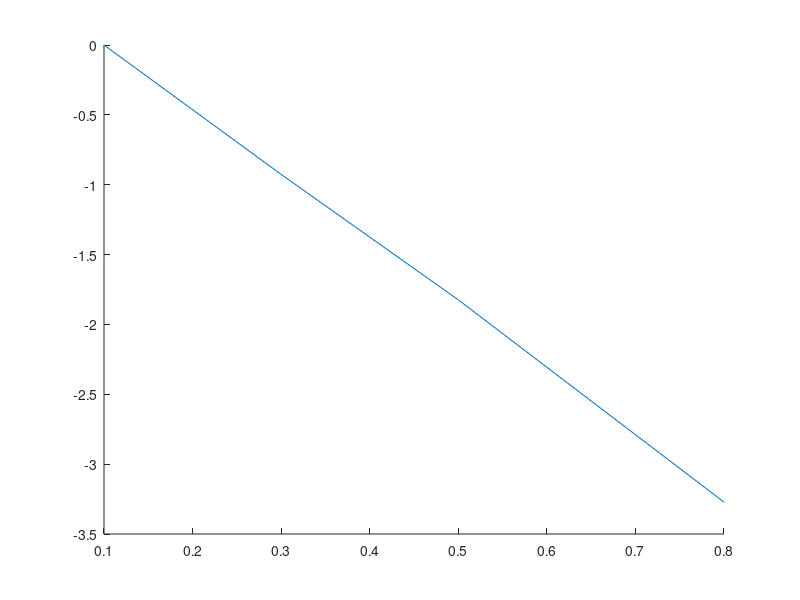

Recreate this plot in MATLAB. (Note: this script raises an error after producing the figure.)
clc
clear
close all

% pre allocation
data = struct;

% pre definition
x_al = [0.1, 0.3, 0.5, 0.8, 1.0, 2.0, 3.0, 4.0, 8.0, 16.0]; % in mm
x_pb = [1.0, 2.0, 3.0, 4.0, 6.0, 8.0, 10.0, 15.0, 20.0, 30.0];  % in mm
t_al = ones(size(x_al));
t_pb = ones(size(x_pb));
t_al(:) = 60;    % in s
t_pb(:) = 120;  % in s
tau_0 = 230;    % in µs
y = log(1/50);
rho_al = 2.7;   % in g/cm^3
rho_pb = 11.34; % in g/cm^3

% insert their values here
N_al = [16577, 6828, 2826, 670, 583, 593, 537, 496, 466, 371];
N_pb = [1275, 1177, 1032, 959, 726, 613, 510, 390, 289, 165];

% 1a) n_mess & n_korr Aluminium
n_mess_al = zeros(size(N_al));
n_korr_al = zeros(size(N_al));
for N = 1:size(N_al, 2)
    n_mess_al(N) = N_al(N) / t_al(N);
    n_korr_al(N) = (N_al(N) / t_al(N)) / (1 - ((N_al(N) / t_al(N)) * tau_0 * 10^(-6)));
end

% ln(n_i/n_1) Aluminium
ln_nin1_al = zeros(size(N_al));
for N = 1:size(N_al, 2)
    ln_nin1_al(N) = log(n_korr_al(N) / n_korr_al(1));
end

n1 = n_korr_al(1);

% 1b) plot 
fig_al = figure(1);
hold on


% Regressionsgerade
x1 = x_al(1:4);
x2 = x_al(5:end);
y1 = ln_nin1_al(1:4);
y2 = ln_nin1_al(5:end);

p1 = polyfit(x1, y1, 1);
f1 = polyval(p1, x1);
p2 = polyfit(x2, y2, 1);
f2 = polyval(p2, x2);


al_1 = plot(x1, y1);
al_1.Marker = "o";
al_1.MarkerEdgeColor = "blue";
al_1.MarkerFaceColor = "blue";
al_1.LineStyle = "none";
al_1_reg = plot(x1, f1);
al_1_reg.Color = "blue";
al_2 = plot(x2, y2);
al_2.Marker = "o";
al_2.MarkerEdgeColor = "red";
al_2.MarkerFaceColor = "red";
al_2.LineStyle = "none";
al_2_reg = plot(x2, f2);
al_2_reg.Color = "red";

xlabel("x [mm]")
ylabel("ln(ni/n1)")
hold off

m1 = p1(1);
y0_1 = p1(2);
m2 = p2(1);
y0_2 = p2(2);

% 1c) Interpolation to find d_beta,max
d_betamax = (y - y0_1) / m1;

% 1d) mu/rho
mu_al = -m2 * 10;
mu_rho = mu_al/rho_al;

% 2 Nachweiswahrscheinlichkeit
n_gamma_max = exp(y0_2) * n1;
n_ges = exp(y0_1) * n1;
n_beta_max = n_ges - n_gamma_max;

p_nachweis = n_gamma_max / n_beta_max;

data.x_al = x_al;
data.t_al = t_al;
data.N_al = N_al;
data.n_mess_al = n_mess_al;
data.n_korr_al = n_korr_al;
data.ln_nin1_al = ln_nin1_al;
data.n1_al = n1;
data.reg1_al = [m1, y0_1];
data.reg2_al = [m2, y0_2];
data.n_gamma_max_al = n_gamma_max;
data.n_beta_max_al = n_beta_max;
data.d_betamax_al = d_betamax;
data.Massenschwaechungskoeffizient_al = mu_rho;
data.Schwaechungskoeffizient_al = mu_al;
data.p_nachweis = p_nachweis;
data.tau_0 = tau_0;

% 3) Pb
% 3a) 
y = log(1/2);

n_mess_pb = zeros(size(N_pb));
n_korr_pb = zeros(size(N_pb));
for N = 1:size(N_pb, 2)
    n_mess_pb(N) = N_pb(N) / t_pb(N);
    n_korr_pb(N) = (N_pb(N) / t_pb(N)) / (1 - ((N_pb(N) / t_pb(N)) * tau_0 * 10^(-6)));
end

% ln(n_i/n_1) Aluminium
ln_nin1_pb = zeros(size(N_pb));
for N = 1:size(N_pb, 2)
    ln_nin1_pb(N) = log(n_mess_pb(N) / n_mess_pb(1));
end

n1 = n_mess_pb(1);

% plot 
fig_pb = figure(2);
hold on

p_pb = polyfit(x_pb, ln_nin1_pb, 1);
f_pb = polyval(p_pb, x_pb);


% Regressionsgerade
pb_plot = plot(x_pb, ln_nin1_pb);
pb_plot.Marker = "o";
pb_plot.MarkerEdgeColor = "blue";
pb_plot.MarkerFaceColor = "blue";
pb_plot.LineStyle = "none";

pb_plot_reg = plot(x_pb, f_pb);
pb_plot_reg.Color = "blue";

xlabel("x [mm]")
ylabel("ln(ni/n1)")

m1 = p_pb(1);
y0_1 = p_pb(2);

% 3 b) Halbwertsdicke
d_half_pb = (y - y0_1) / m1;

% 3c) Schwächungskoeffizient
mu_pb = -m1 * 10;
mu_rho = mu_pb/rho_pb;

data.x_pb = x_pb;
data.t_pb = t_pb;
data.N_pb = N_pb;
data.n_mess_pb = n_mess_pb;
data.n_korr_pb = n_korr_pb;
data.ln_nin1_pb = ln_nin1_pb;
data.n1_pb = n1;
data.reg1_pb = [m1, y0_1];
data.d_half_pb = d_half_pb;
data.Massenschwaechungskoeffizient_pb = mu_rho;
data.Schwaechungskoeffizient_pb = mu_pb;


to_save = true;
if to_save
    prompt = ("Insert Filename: ");
    savename = input(prompt);
    save(strcat(char('G:\Meine Ablage\Master\Physik\Abgegebene Protokolle\Praktikum SoSe 25\'), ...
                        char(savename), '.mat'), '-struct', 'data')
end